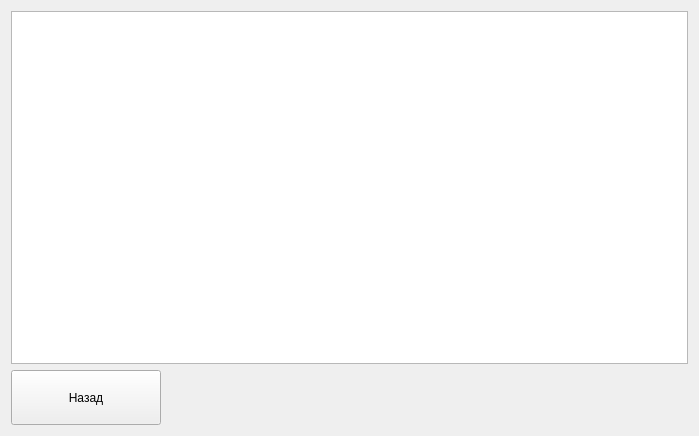
<?xml version="1.0" encoding="UTF-8"?>
<ui version="4.0">
 <class>EngineIOOverviewFrame</class>
 <widget class="QWidget" name="EngineIOOverviewFrame">
  <property name="geometry">
   <rect>
    <x>0</x>
    <y>0</y>
    <width>699</width>
    <height>436</height>
   </rect>
  </property>
  <property name="windowTitle">
   <string>Form</string>
  </property>
  <layout class="QGridLayout" name="gridLayout">
   <item row="0" column="0">
    <widget class="QTableView" name="tableView"/>
   </item>
   <item row="1" column="0">
    <layout class="QHBoxLayout" name="horizontalLayout">
     <item>
      <widget class="QPushButton" name="btnReturn">
       <property name="minimumSize">
        <size>
         <width>150</width>
         <height>55</height>
        </size>
       </property>
       <property name="maximumSize">
        <size>
         <width>150</width>
         <height>55</height>
        </size>
       </property>
       <property name="text">
        <string>Назад</string>
       </property>
       <property name="icon">
        <iconset resource="../../Resources.qrc">
         <normaloff>:/Images/return.png</normaloff>:/Images/return.png</iconset>
       </property>
       <property name="iconSize">
        <size>
         <width>42</width>
         <height>42</height>
        </size>
       </property>
      </widget>
     </item>
     <item>
      <spacer name="horizontalSpacer">
       <property name="orientation">
        <enum>Qt::Horizontal</enum>
       </property>
       <property name="sizeHint" stdset="0">
        <size>
         <width>40</width>
         <height>20</height>
        </size>
       </property>
      </spacer>
     </item>
    </layout>
   </item>
  </layout>
 </widget>
 <resources>
  <include location="../../Resources.qrc"/>
 </resources>
 <connections/>
</ui>
